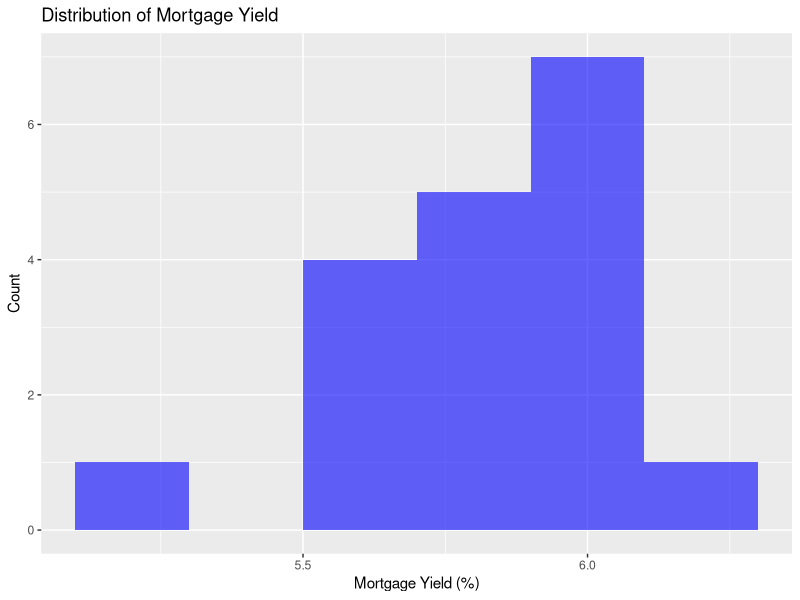
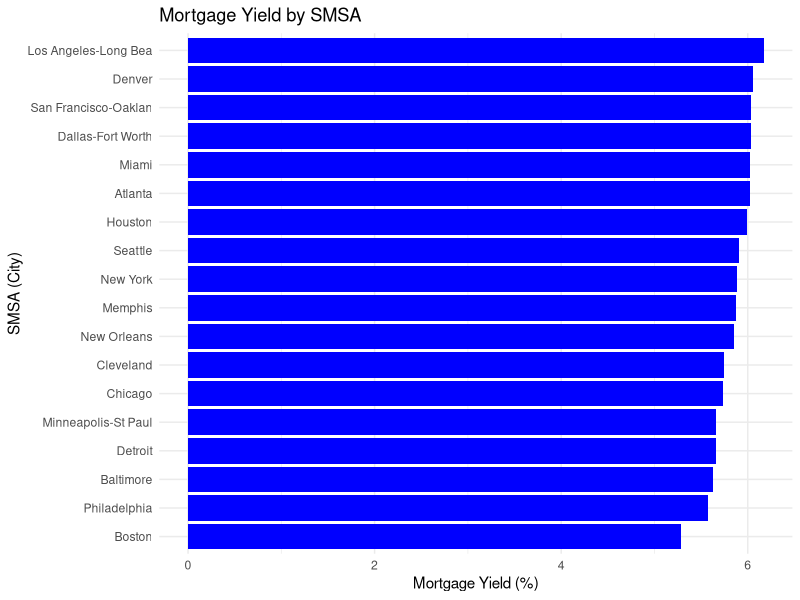
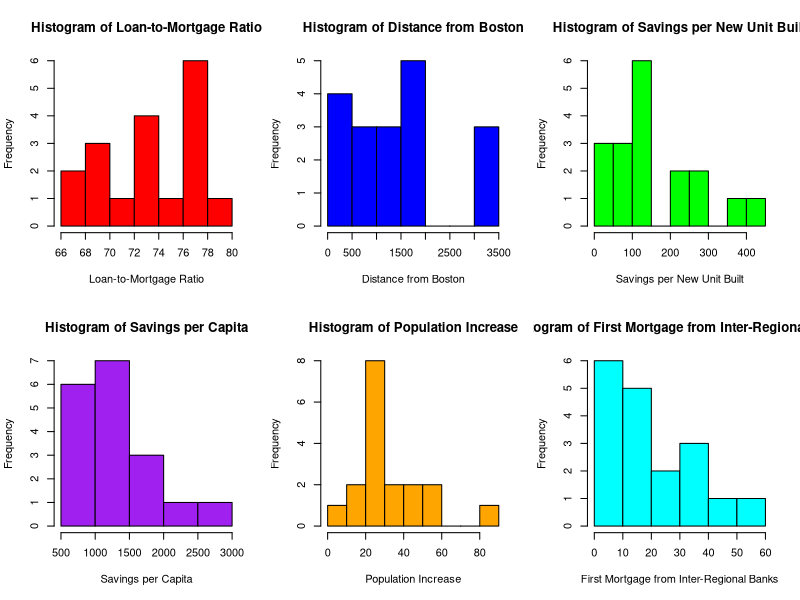
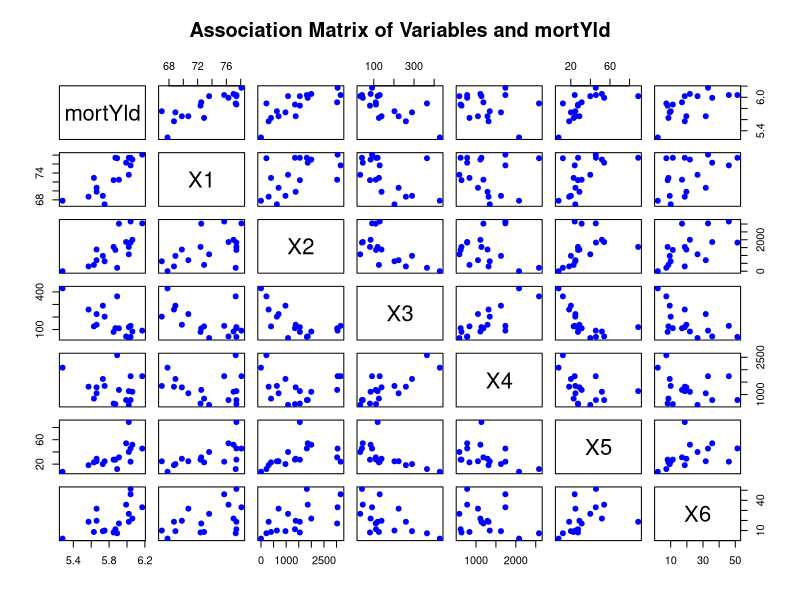
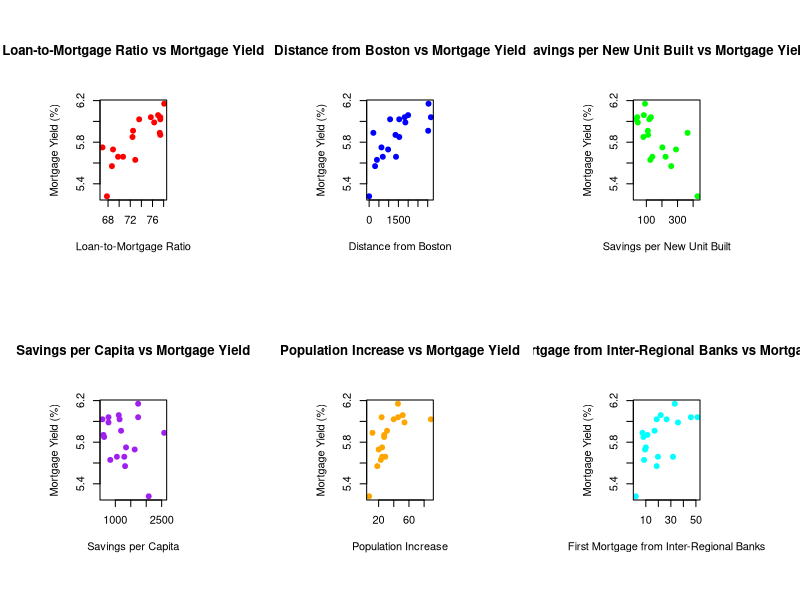
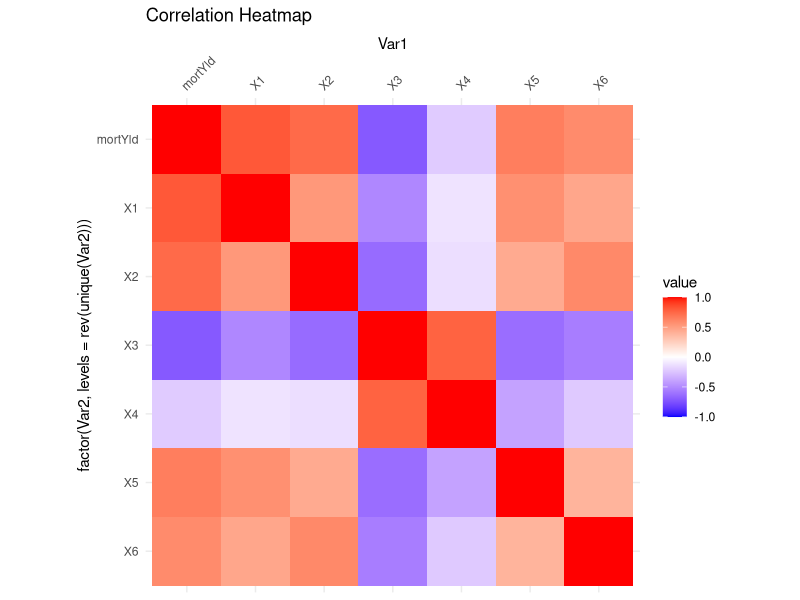
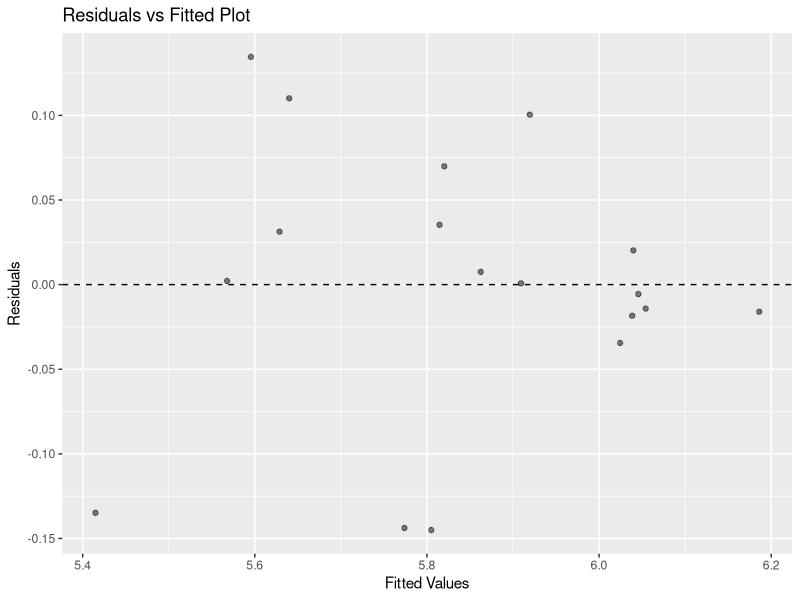
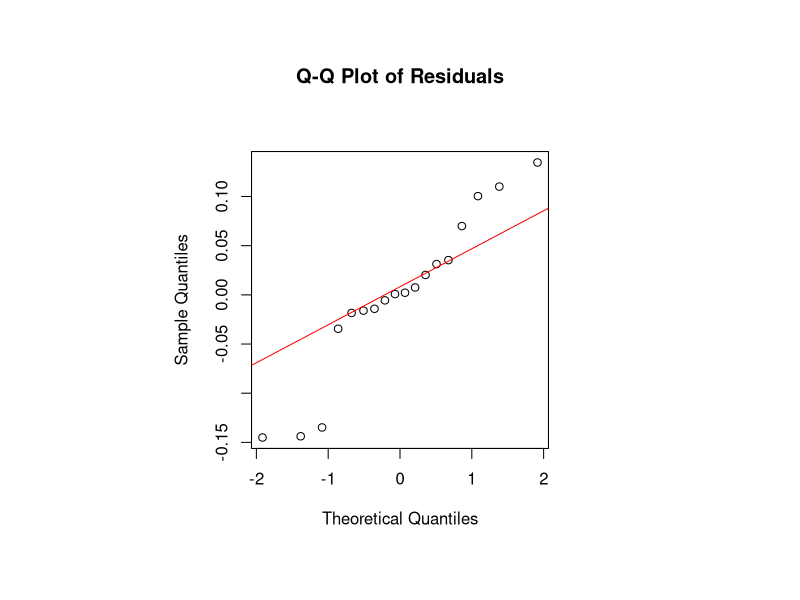

Source code (R) for these figures, in order:
## ---- chunk 1
# Load necessary libraries
library(ggplot2)
library(tidyverse)
library(dplyr)
library(knitr)
library(kableExtra)
library(xtable)
library(MASS)
library(car)
library(magrittr)

# Read data
df <- read.csv("myield.csv")

# Rename columns for easier reference
colnames(df) <- c("smsa", "mortYld", "X1", "X2", "X3", "X4", "X5", "X6")

# Display first few rows
kable(head(df), caption = "First few rows of the dataset") %>% kable_styling()
## ---- chunk 2
# Count missing values
colSums(is.na(df))

## ---- chunk 3
# Summary Statistics
summary_stats <- summary(df[, colnames(df) != "smsa"])
kable(summary_stats, caption = "Summary Statistics of Variables") %>% kable_styling()
## ---- chunk 4
# Histogram of Mortgage Yield
ggplot(df, aes(x = mortYld)) + 
  geom_histogram(binwidth = 0.2, fill = "blue", alpha = 0.6) +
  labs(title = "Distribution of Mortgage Yield", x = "Mortgage Yield (%)", y = "Count")

# Create a named vector where mortgage yield values are associated with their respective SMSAs
df <- df %>% arrange(desc(mortYld))  

# Create a better bar chart
ggplot(df, aes(x = reorder(smsa, mortYld), y = mortYld)) + 
  geom_bar(stat = "identity", fill = "blue") +
  coord_flip() +  # Flip coordinates to make labels readable
  labs(title = "Mortgage Yield by SMSA", x = "SMSA (City)", y = "Mortgage Yield (%)") +
  theme_minimal()


# Set up a 2x3 grid for multiple histograms
par(mfrow = c(2, 3))

# Define variable names
var_names <- c("Loan-to-Mortgage Ratio", "Distance from Boston", 
               "Savings per New Unit Built", "Savings per Capita", 
               "Population Increase", "First Mortgage from Inter-Regional Banks")

# Define colors for better visualization
hist_colors <- c("red", "blue", "green", "purple", "orange", "cyan")

# Loop through each variable (X1 to X6) and create a histogram
for (i in 1:6) {
  hist(df[[paste0("X", i)]], 
       main = paste("Histogram of", var_names[i]),
       xlab = var_names[i], 
       col = hist_colors[i], 
       border = "black")
}

# Reset plotting parameters to default
par(mfrow = c(1, 1))

## ---- chunk 5
# Adjust the plotting window size to be square-like (you may need to resize RStudio plot panel)
par(mfrow = c(1, 1))  # Reset to 1x1 layout
par(mai = c(1, 1, 1, 1))  # Adjust margins to give more space around the plot
par(pin = c(10, 10))  # Set plot aspect ratio manually (width and height in inches)

# Select relevant numerical variables
selected_vars <- df[, c("mortYld", "X1", "X2", "X3", "X4", "X5", "X6")]

# Create the scatter plot matrix
pairs(selected_vars, 
      main = "Association Matrix of Variables and mortYld",
      col = "blue",   # Set color for points
      pch = 19)       # Use solid dots for points


## ---- chunk 6
# Set up a 2x3 grid for multiple scatter plots
par(mfrow = c(2, 3))

# Define variable names
var_names <- c("Loan-to-Mortgage Ratio", "Distance from Boston", 
               "Savings per New Unit Built", "Savings per Capita", 
               "Population Increase", "First Mortgage from Inter-Regional Banks")

# Define colors for better visualization
point_colors <- c("red", "blue", "green", "purple", "orange", "cyan")

# Loop through each variable (X1 to X6) and create a scatter plot with mortYld on the Y-axis
for (i in 1:6) {
  plot(df[[paste0("X", i)]], df$mortYld,
       main = paste(var_names[i], "vs Mortgage Yield"),
       xlab = var_names[i], ylab = "Mortgage Yield (%)",
       col = point_colors[i], pch = 19)
}

# Reset plotting parameters to default
par(mfrow = c(1, 1))

## ---- chunk 7
# Correlation Matrix
# Compute correlation matrix
cor_matrix <- round(cor(df[,2:8]), 2)  # Excluding 'smsa'
kable(cor_matrix, caption = "Correlation Matrix") %>% kable_styling()
## ---- chunk 8
cor(residuals(lm(df$X2 ~ df$X3)), residuals(lm(df$X6 ~ df$X3)))

## ---- chunk 9
library(ggplot2)
library(reshape2)

# Convert correlation matrix to long format for heatmap
melted_cor <- melt(cor_matrix)

# Reverse the order of the y-axis (Var2) so that X1 appears at the top-left
ggplot(data = melted_cor, aes(x=Var1, y=factor(Var2, levels=rev(unique(Var2))), fill=value)) + 
  geom_tile() +
  scale_fill_gradient2(low="blue", high="red", mid="white", 
                       midpoint=0, limit=c(-1,1), space="Lab") +
  scale_x_discrete(position = "top") +  # Move X-axis labels to top
  theme_minimal() +
  coord_fixed() +
  theme(axis.text.x = element_text(angle = 45, hjust = 0)) + # Rotate labels for readability
  ggtitle("Correlation Heatmap")
## ---- chunk 10
# Pairwise Simple Regressions
models_simple <- lapply(1:6, function(i) {
  formula <- as.formula(paste("mortYld ~ X", i, sep = ""))
  lm(formula, data = df)
})

simple_summaries <- lapply(models_simple, summary)

data.frame(
  Predictor = paste0("X", 1:6),
  R_squared = sapply(simple_summaries, function(m) round(m$r.squared, 3)),
  p_value = sapply(simple_summaries, function(m) round(coef(m)[2,4], 4))
) %>%
  kable(caption = "Simple Linear Regressions: R² and p-values") %>%
  kable_styling()
## ---- chunk 11
# Null Model vs Full Model Comparison
null_model <- lm(mortYld ~ 1, data = df)
full_model <- lm(mortYld ~ X1 + X2 + X3 + X4 + X5 + X6, data = df)

anova(null_model, full_model)
## ---- chunk 12
# Fit linear regression model
model <- lm(mortYld ~ X1 + X2 + X3 + X4 + X5 + X6, data = df)

# Model summary
summary(model)

## ---- chunk 13
# Stepwise regression (both directions)
step_model <- stepAIC(model, direction = "both")
summary(step_model)
## ---- chunk 14
#model with interactions
interaction_model <- lm(mortYld ~ X1 * X3 * X4, data = df)

# Summary of the model
summary(interaction_model)

## ---- chunk 15
reduced_interaction_model <- lm(mortYld ~ X1 + X3 + X4 + X1:X3 + X1:X4 + X3:X4, data = df)
summary(reduced_interaction_model)
step_interaction_model <- stepAIC(lm(mortYld ~ X1 * X3 * X4, data = df), direction = "both")
summary(step_interaction_model)

## ---- chunk 16
# Compare model performances
adj_r2_compare <- data.frame(
  Model = c("Full Model", "Stepwise Model", "2-Way Interaction Model"),
  Adj_R2 = c(
    summary(full_model)$adj.r.squared,
    summary(step_model)$adj.r.squared,
    summary(reduced_interaction_model)$adj.r.squared
  )
)

kable(adj_r2_compare, caption = "Adjusted R² for Different Models") %>% kable_styling()

# Compare AIC
aic_compare <- AIC(full_model, step_model, reduced_interaction_model)
kable(aic_compare, caption = "AIC for Different Models") %>% kable_styling()

# Compare with ANOVA
anova(full_model, step_model, reduced_interaction_model)
## ---- chunk 17
# Compute Variance Inflation Factor (VIF)
vif_values <- vif(model)
kable(as.data.frame(vif_values), caption = "Variance Inflation Factors (VIF)") %>% kable_styling()

## ---- chunk 18
# Residuals vs Fitted Plot
ggplot(data.frame(fitted = fitted(model), residuals = resid(model)), aes(x = fitted, y = residuals)) +
  geom_point(alpha = 0.5) +
  geom_hline(yintercept = 0, linetype = "dashed") +
  labs(title = "Residuals vs Fitted Plot", x = "Fitted Values", y = "Residuals")
## ---- chunk 19
# QQ-Plot of Residuals
residuals <- resid(model)  # Extract residuals

# Set up a square plotting area
par(pty = "s")  

# Generate the Q-Q plot
qqnorm(residuals, main = "Q-Q Plot of Residuals") #Normal Q-Q Plot
qqline(residuals, col = "red")

# Reset plotting parameters (optional)
par(pty = "m")  
## ---- chunk 20
coeffs <- round(coef(model), 2)
kable(as.data.frame(coeffs), caption = "Final Model Coefficients") %>% kable_styling()
